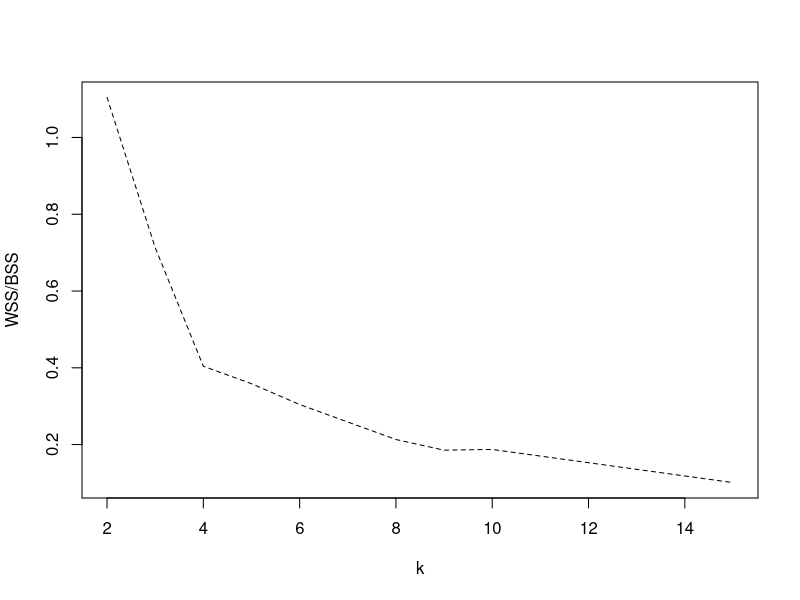

The R script that drew this image:
data=("USArrests")
View (USArrests)
ds=scale(USArrests)
dst=dist(ds)
kmeans(ds,4)


k=c(2,3,4,5,6,8,9,10,15)
result=rep(0,length(k))
for ( l in 1: length(k))
{
  kresult=kmeans(ds,k[l])
  result[l]=kresult$tot.withinss/kresult$betweenss
}
plot(k,result,,lty=2,type='l',ylab = 'WSS/BSS')



res=matrix(rep(0,400),nrow=100)
for (i in 1:100) {
  kres=kmeans(ds,4)
  res[i,]=kres$size
}
res





